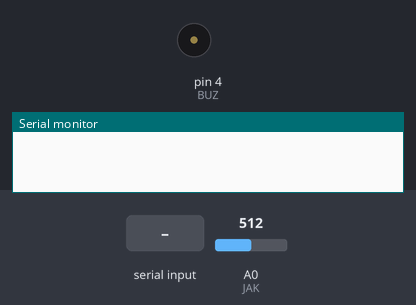
Simulated run of this sketch. Board: Arduino Nano, built with avr-gcc and run on an emulated ATmega328P. Shown: buzzer (waves = sounding, pin HIGH), the last lines printed to the serial monitor. Inputs (shaded band) come from the test bench; at power-on: A0 (JAK) = 512.

Above: at 1.2 s.
1.3 s: "2\n" received over Serial
2.8 s: "3\n" received over Serial
4.3 s: "4\n" received over Serial
At 5.1 s:
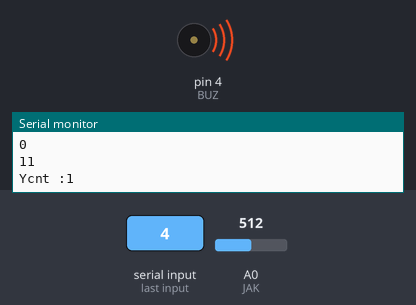
5.8 s: A0 (JAK) set to 489
7.3 s: A0 (JAK) set to 459
At 7.7 s:
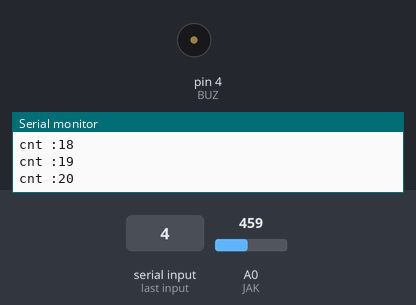
8.8 s: A0 (JAK) set to 511
At 10.2 s:
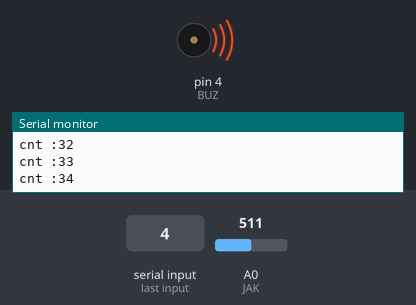
Timing chart, 0 to 11.3 s (numbered marks = the images above; inputs shaded):
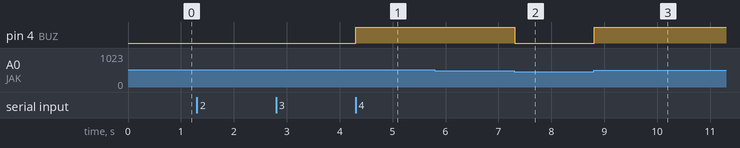

The sketch:

Nano.ino
```cpp
// Nano

extern volatile unsigned long timer0_millis;
#include <SoftwareSerial.h>

#define TX_PIN 2
#define RX_PIN 3

int JAK = A0;  // 적외선 센서 핀
int BUZ = 4;   // 부저 핀

int num = 0;        // 모드 구분 변수
bool mode = false;  // 감압 판단
bool ps = false;    // 팔굽혀펴기, 스쿼트 모드
int cnt = 0;        // 윗몸일으키기 횟수 변수
int pre;            // 감압 값 저장 변수
unsigned long buzzStart = 0;
unsigned int standard = 1;

void End();
void Check();

SoftwareSerial rs485(RX_PIN, TX_PIN);


void setup() {
  rs485.begin(115200);
  Serial.begin(115200);

  pinMode(JAK, INPUT);
  pinMode(BUZ, OUTPUT);
}

void loop() {
  if (Serial.available()) {
    num = Serial.parseInt();
    if (num == 1) {          // 윗몸일으키기
      if (standard == 0) {
        Serial.print("N");
        num = 0;
      } else {
        rs485.print(1);  // Micro에 시작 명령
      }
    } else if (num == 2) {   // Stop
      End();
    } else if (num == 3) {  // 적외선 거리 측정
      Check();
    } else if( num == 4){   // 팔굽혀펴기, 스쿼트
      if(standard == 0){
        Serial.print("N");
        num = 0;
      } else {
        ps = 1;
      }
    }
  }

  if (ps == 1 && num!=2) {  // 팔굽혀펴기, 스쿼트
    int volt = map(analogRead(JAK), 0, 1023, 0, 5000);
    unsigned int ray = (27.61 / (volt - 0.1696)) * 1000;  // 레이저 값

    if (ray >= 0 && ray <= standard) {
      cnt++;
      Serial.print("cnt :");  // test
      Serial.println(cnt);  // RPI로 횟수 전송
      digitalWrite(BUZ, HIGH);
      buzzStart = millis() + 100;
    }

    if (millis() > buzzStart && buzzStart != 0) {
      digitalWrite(BUZ, LOW);
      buzzStart = 0;
    }
    delay(100);
  }

  if (rs485.available() && num!=0) {
    pre = rs485.parseInt();  // 감압 값
    Serial.println(pre);     // test
    int volt = map(analogRead(JAK), 0, 1023, 0, 5000);
    unsigned int ray = (27.61 / (volt - 0.1696)) * 1000;  // 레이저 값

    if (pre > 20) {
      mode = true;
    }

    if (mode && ray >= 0 && ray <= standard) {
      cnt++;
      Serial.print("cnt :");  // test
      Serial.println(cnt);  // RPI로 횟수 전송
      digitalWrite(BUZ, HIGH);
      buzzStart = millis() + 100;
      mode = false;
    }

    if (millis() > buzzStart && buzzStart != 0) {
      digitalWrite(BUZ, LOW);
      buzzStart = 0;
    }

  }
}

void End() {  // 측정 종료
  Serial.print(cnt);
  rs485.print(2);
  ps = 0;
  cnt = 0;
  digitalWrite(BUZ, LOW);
  buzzStart = 0;
  num = 0;
  Serial.println("END");   // test
  timer0_millis=0;
  Serial.println(millis()); // test
}

void Check() {  // 적외선 기준 측정
  int volt = map(analogRead(JAK), 0, 1023, 0, 5000);
  standard = (27.61 / (volt - 0.1696)) * 1000;
  Serial.println(standard);    // test
  Serial.print("Y");
  num = 0;
}
```

Measured:
- the behaviour switches between 471 and 470 on A0 (JAK) (found by bisection; images 1 and 2)
- after the input at 4.3 s, pin 4 (BUZ): LOW → HIGH at once
- after the input at 7.3 s, pin 4 (BUZ): HIGH → LOW at once
- after the input at 8.8 s, pin 4 (BUZ): LOW → HIGH at once
